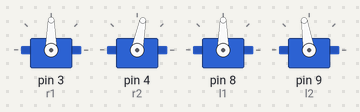
Bench run of a sketch on a simulated Arduino Uno, built with avr-gcc and run on an emulated ATmega328P. Parts: 4 × servo.

Above: at 0.05 s.
At 1.4 s:
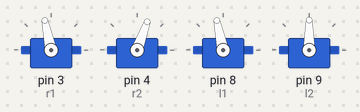
At 2.35 s:
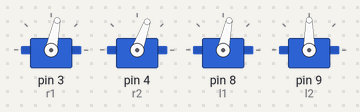
At 3.45 s:
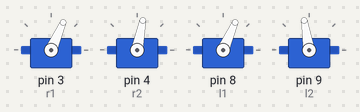
At 4.45 s:
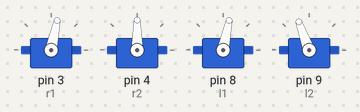
At 6.9 s:
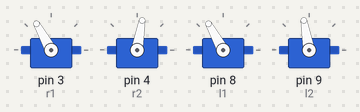
Timing chart, 0 to 9.0 s (numbered marks = the images above):
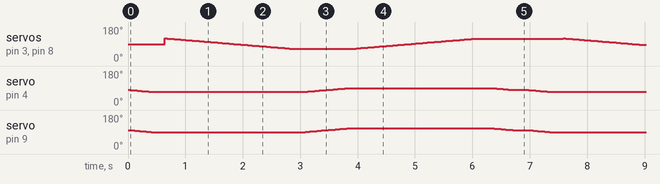

The sketch:

bipede_alum1_3.ino
```cpp
//bipede alum
#include <Servo.h>


Servo r1, r2;
Servo l1, l2;
int vel1 = 40;
int vel2= 200;


void setup()
{
  r1.attach(3);
  r2.attach(4);

  l1.attach(8);
  l2.attach(9);

}

void loop()
{
  passo0();
  enclina0();
  delay(vel2);

  enclinaR();
  delay(vel2);
  passo1();
  enclinaL();
  delay(vel2);
  passo2();
  delay(vel2);

}

//============================================================================================================================

void alinha(){
  int grau = 90;
   r1.write(grau);
   l1.write(grau);
   r2.write(grau);
   l2.write(grau);


}
void enclina0(){
  int i;
  if(i<70){
    return;
  }
  else{
    for(i=0;i<=25;i++){
      r1.write(90-i);
      l1.write(90-i);
      delay(vel1);
    }
  }
}

void enclinaL(){ // inclina para esquerda
  int i;
   for(i=0;i<55;i++){
    l1.write(65+i);
    r1.write(65+i);
    delay(vel1);

  }

}

void enclinaR(){
   int i;
   for(i=0;i<55;i++){
    l1.write(120-i);
    r1.write(120-i);
    delay(vel1);

  }

}

void passo0(){
  int i;

  for(i=0;i<=10;i++){
    r2.write(80-i);
    l2.write(100-i);
    delay(vel1);
  }
}

void passo1(){
    int i;

  for(i=0;i<=20;i++){
    r2.write(70+i);
    l2.write(90+i);
    delay(vel1);
  }
}

void passo2(){
  int i;

  for(i=0;i<=10;i++){
    r2.write(90-i);
    l2.write(110-i);
    delay(vel1);
  }
}
```
